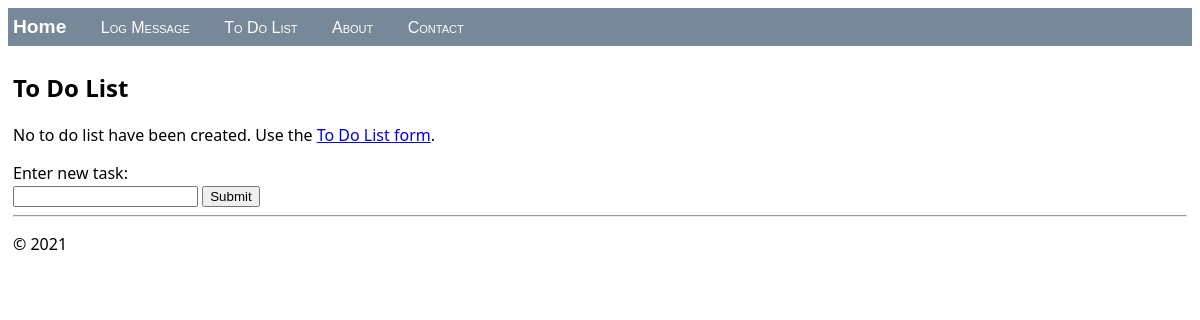
/todo/, run on an earlier commit of the app's database.
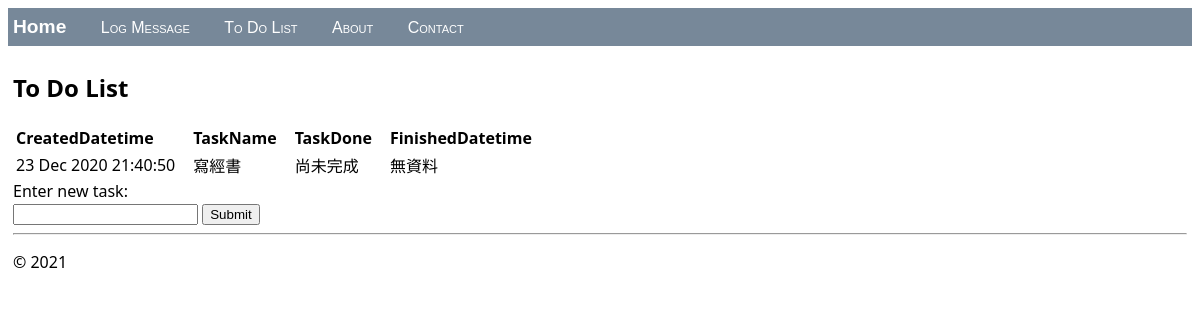
And on a later commit of the database.
### hello/models.py (models this page shows, shortened)
class ToDoList(models.Model):
    taskName = models.CharField(max_length=300)
    createdDatetime = models.DateTimeField("task created datetime")
    finishedDatetime = models.DateTimeField(null=True)
    taskDone = models.BooleanField(default=False)

### hello/views.py (the view)
class ToDoListView(ListView):
    model = ToDoList
    def get_context_data(self, **kwargs):
        context = super(ToDoListView, self).get_context_data(**kwargs)
        return context

### hello/templates/hello/to_do_list.html (shortened to what this page needs)
{% extends "hello/layout.html" %}
{% block content %}
    <h2>To Do List</h2>
    {% if to_do_list %}
        <table class="to_do_list">
            <thead>
            <tr>
                <th>CreatedDatetime</th>
                <th>TaskName</th>
                <th>TaskDone</th>
                <th>FinishedDatetime</th>
            </tr>
            </thead>
            <tbody>
            {% for to_do_item in to_do_list %}
                <tr>
                    <td>{{ to_do_item.createdDatetime | date:'d M Y H:i:s' }}</td>
                    <td>{{ to_do_item.taskName }}</td>
                    {% if to_do_item.taskDone == False %}
                        <td>尚未完成</td>
                    {% else %}
                        <td>已經完成</td>
                    {% endif %}
                    {% if to_do_item.finishedDatetime == null %}
                        <td>無資料</td>
                    {% else %}
                        <td>{{ to_do_item.finishedDatetime | date:'d M Y H:i:s' }}</td>
                    {% endif %}
                </tr>
            {% endfor %}
            </tbody>
        </table>
    {% else %}
        <p>No to do list have been created. Use the <a href="{% url 'to_do_list' %}">To Do List form</a>.</p>
    {% endif %}
    <form action="/todolist_add/" method="POST">
        <label>Enter new task: </label><br>
        <input id="to_do_list_item" type="text" name="taskName" value="">
        <input type="submit" value="Submit">
    </form>
{% endblock %}

What changed in the data, as far as the page shows it:
added ToDoList: createdDatetime "23 Dec 2020 21:40:50", taskName "寫經書", taskDone "尚未完成", shows "無資料"
Also different on the page:
text no longer shown: "No to do list have been created. Use the To Do List form ."
text now shown: "CreatedDatetime TaskName TaskDone FinishedDatetime"
